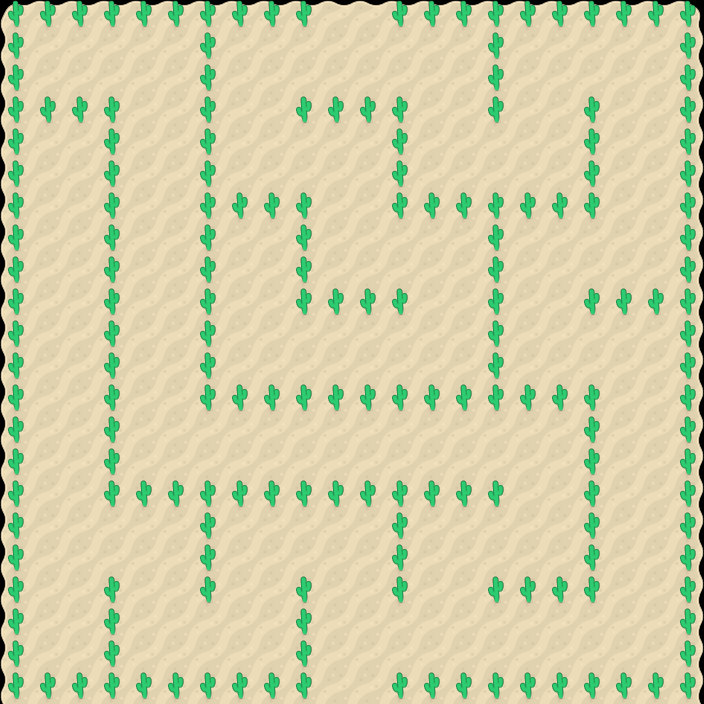

A level layout from a 2D game, rendered from its tile map. Below: a short description, then the map file with its tile-grid data intact:
An orthogonal 22x22 tile map with 32x32 px tiles, 2 tile layers (Tile Layer 1, Trees).

<map version="1.0" orientation="orthogonal" renderorder="right-down" width="22" height="22" tilewidth="32" tileheight="32" nextobjectid="1">
 <tileset firstgid="1" name="mapPack_tilesheet" tilewidth="32" tileheight="32" tilecount="204" columns="17">
  <image source="../Tilesheet/mapPack_tilesheet_small.png" width="544" height="384" />
 </tileset>
 <layer name="Tile Layer 1" width="22" height="22">
  <data encoding="csv">
1,2,2,2,2,2,2,2,2,2,2,2,2,2,2,2,2,2,2,2,2,3,
18,19,19,19,19,19,19,19,19,19,19,19,19,19,19,19,19,19,19,19,19,20,
18,19,19,19,19,19,19,19,19,19,19,19,19,19,19,19,19,19,19,19,19,20,
18,19,19,19,19,19,19,19,19,19,19,19,19,19,19,19,19,19,19,19,19,20,
18,19,19,19,19,19,19,19,19,19,19,19,19,19,19,19,19,19,19,19,19,20,
18,19,19,19,19,19,19,19,19,19,19,19,19,19,19,19,19,19,19,19,19,20,
18,19,19,19,19,19,19,19,19,19,19,19,19,19,19,19,19,19,19,19,19,20,
18,19,19,19,19,19,19,19,19,19,19,19,19,19,19,19,19,19,19,19,19,20,
18,19,19,19,19,19,19,19,19,19,19,19,19,19,19,19,19,19,19,19,19,20,
18,19,19,19,19,19,19,19,19,19,19,19,19,19,19,19,19,19,19,19,19,20,
18,19,19,19,19,19,19,19,19,19,19,19,19,19,19,19,19,19,19,19,19,20,
18,19,19,19,19,19,19,19,19,19,19,19,19,19,19,19,19,19,19,19,19,20,
18,19,19,19,19,19,19,19,19,19,19,19,19,19,19,19,19,19,19,19,19,20,
18,19,19,19,19,19,19,19,19,19,19,19,19,19,19,19,19,19,19,19,19,20,
18,19,19,19,19,19,19,19,19,19,19,19,19,19,19,19,19,19,19,19,19,20,
18,19,19,19,19,19,19,19,19,19,19,19,19,19,19,19,19,19,19,19,19,20,
18,19,19,19,19,19,19,19,19,19,19,19,19,19,19,19,19,19,19,19,19,20,
18,19,19,19,19,19,19,19,19,19,19,19,19,19,19,19,19,19,19,19,19,20,
18,19,19,19,19,19,19,19,19,19,19,19,19,19,19,19,19,19,19,19,19,20,
18,19,19,19,19,19,19,19,19,19,19,19,19,19,19,19,19,19,19,19,19,20,
18,19,19,19,19,19,19,19,19,19,19,19,19,19,19,19,19,19,19,19,19,20,
18,19,19,19,19,19,19,19,19,19,19,19,19,19,19,19,19,19,19,19,19,20
</data>
 </layer>
 <layer name="Trees" width="22" height="22">
  <data encoding="csv">
39,39,39,39,39,39,39,39,39,39,0,0,39,39,39,39,39,39,39,39,39,39,
39,0,0,0,0,0,39,0,0,0,0,0,0,0,0,39,0,0,0,0,0,39,
39,0,0,0,0,0,39,0,0,0,0,0,0,0,0,39,0,0,0,0,0,39,
39,39,39,39,0,0,39,0,0,39,39,39,39,0,0,39,0,0,39,0,0,39,
39,0,0,39,0,0,39,0,0,0,0,0,39,0,0,0,0,0,39,0,0,39,
39,0,0,39,0,0,39,0,0,0,0,0,39,0,0,0,0,0,39,0,0,39,
39,0,0,39,0,0,39,39,39,39,0,0,39,39,39,39,39,39,39,0,0,39,
39,0,0,39,0,0,39,0,0,39,0,0,0,0,0,39,0,0,0,0,0,39,
39,0,0,39,0,0,39,0,0,39,0,0,0,0,0,39,0,0,0,0,0,39,
39,0,0,39,0,0,39,0,0,39,39,39,39,0,0,39,0,0,39,39,39,39,
39,0,0,39,0,0,39,0,0,0,0,0,0,0,0,39,0,0,0,0,0,39,
39,0,0,39,0,0,39,0,0,0,0,0,0,0,0,39,0,0,0,0,0,39,
39,0,0,39,0,0,39,39,39,39,39,39,39,39,39,39,39,39,39,0,0,39,
39,0,0,39,0,0,0,0,0,0,0,0,0,0,0,0,0,0,39,0,0,39,
39,0,0,39,0,0,0,0,0,0,0,0,0,0,0,0,0,0,39,0,0,39,
39,0,0,39,39,39,39,39,39,39,39,39,39,39,39,39,0,0,39,0,0,39,
39,0,0,0,0,0,39,0,0,0,0,0,39,0,0,0,0,0,39,0,0,39,
39,0,0,0,0,0,39,0,0,0,0,0,39,0,0,0,0,0,39,0,0,39,
39,0,0,39,0,0,39,0,0,39,0,0,39,0,0,39,39,39,39,0,0,39,
39,0,0,39,0,0,0,0,0,39,0,0,0,0,0,0,0,0,0,0,0,39,
39,0,0,39,0,0,0,0,0,39,0,0,0,0,0,0,0,0,0,0,0,39,
39,39,39,39,39,39,39,39,39,39,0,0,39,39,39,39,39,39,39,39,39,39
</data>
 </layer>
</map>
